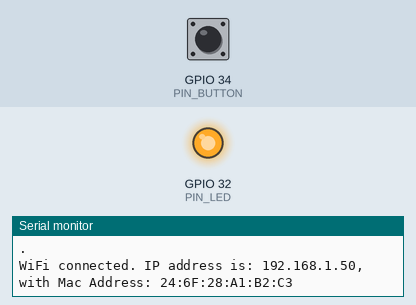
The sketch below on a simulated ESP32. On the bench: output pins drawn as LEDs (lit = HIGH), the last lines printed to the serial monitor. The test bench sets the inputs (shaded band); at power-on: GPIO 34 (PIN_BUTTON) LOW. WiFi joins after 1.5 s; servers stay silent unless stated; uploads are accepted with an empty reply.

Above: at 5.01 s.
At 6.3 s:
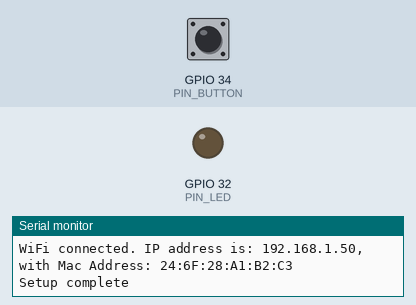
6.4 s: GPIO 34 (PIN_BUTTON) pulled HIGH for 0.15 s
Timing chart, 0 to 9.4 s (numbered marks = the images above; inputs shaded):
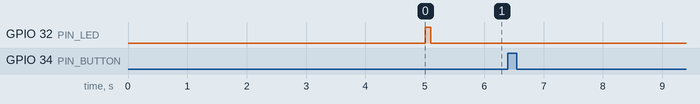

The sketch:

06-wifi-get.ino
```cpp
#include <WiFi.h>
#include <HTTPClient.h>

#define PIN_LED 32
#define PIN_BUTTON 34
#define DEBOUNCE_DELAY 300

#define GET_DELAY 3000

#define WIFI_SSID "XXX"
#define WIFI_PASS "XXX"

#define HOST "http://X.X.X.X:80/"

unsigned long lastDebounceTime = 0;

int numberToSend = 1234;

unsigned long lastGETTime = 0;
bool ledState = false;

void setup(){

  pinMode(PIN_LED, OUTPUT);
  pinMode(PIN_BUTTON, INPUT);

  Serial.begin(115200);

  Serial.println();
  Serial.print("Connecting to ");
  Serial.println(WIFI_SSID);

  WiFi.begin(WIFI_SSID, WIFI_PASS);


  while (WiFi.status() != WL_CONNECTED) {
    Serial.print(".");
    delay(5000);
  }

  Serial.println("");
  Serial.print("WiFi connected. IP address is: ");
  Serial.print(WiFi.localIP());
  Serial.print(", with Mac Address: ");
  Serial.println(WiFi.macAddress());

  // Blink LED to indicate connected
  digitalWrite(PIN_LED, HIGH);
  delay(100);
  digitalWrite(PIN_LED, LOW);

  Serial.println("Setup complete");
}


void loop(){

  int reading = digitalRead(PIN_BUTTON);
  unsigned long currentTime = millis();

  if((reading == HIGH)
    && ((currentTime - lastDebounceTime) > DEBOUNCE_DELAY)){
    // Process the button press if we have exceed the debounce time

    lastDebounceTime = currentTime;

    String macAddr = WiFi.macAddress();
    String textToSend = "ESP32 " + macAddr + " value " + String(numberToSend);
    numberToSend++;

    Serial.print("Button pressed, sending: ");
    Serial.println(textToSend);
    postRequest(textToSend);
  }

  currentTime = millis();

  if((currentTime - lastGETTime) > GET_DELAY) {
    lastGETTime = currentTime;
    String result = getRequest();

    if(result == "on" && ledState == false){
      ledState = true;
      digitalWrite(PIN_LED, HIGH);
      Serial.println("Got On so turn LED on");

    } else if (result == "off" && ledState == true){
      ledState = false;
      digitalWrite(PIN_LED, LOW);
      Serial.println("Got Off so turn LED off");
    }
  }

}


String getRequest(){

   HTTPClient http;

   http.begin(HOST);
   http.addHeader("Content-Type", "text/plain");

   int httpCode = http.GET();
   String payload = http.getString();

//   Serial.println(httpCode);
//   Serial.println(payload);

   http.end();

   if(httpCode == 200){
    return payload;
   } else {
    return "";
   }

}

void postRequest(String message){

   HTTPClient http;

   http.begin(HOST);
   http.addHeader("Content-Type", "text/plain");

   int httpCode = http.POST(message);
   String payload = http.getString();

   Serial.println(httpCode);
   Serial.println(payload);

   http.end();
}
```
